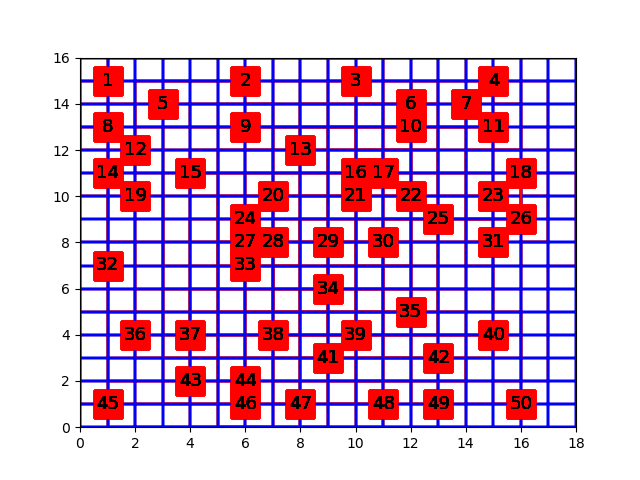

This figure's Python source:
import matplotlib.pyplot as plt
import csv
import random
import copy

import os

class Chip():
    def __init__(self, chip_data, netlist):
        self.height = 0
        self.width = 0
        self.depth = 0
        self.coordinates = []
        self.gates = {}
        self.wires = 0
        
        # Prepare the chip to be worked with
        self.load_grid(chip_data)


        with open(netlist) as connections:
            next(connections)
            connections = [connect.strip('\n') for connect in connections]
            del connections[-1]
            # print(connections)
            # ordered_connections = copy.deepcopy(connections)
            restart = True

            while restart:
                with open('output.csv', 'w', newline='') as file:
                    output = csv.writer(file)
                    output.writerow(["net", "wires"])

                print("test")
                self.coordinates = []
                # self.gates = {}
                self.depth = 0
                self.load_coordinates(0)
                self.load_gates()

                # Manage the visual reprentation of the grid
                plt.xlim([0, self.width - 1])
                plt.ylim([0, self.height - 1])
                # plt.axis('off')
                # print(connections)
                random.shuffle(connections)
                connections.append('')
                # Iterate seperately through all connections
                # print(connections)
                for line in connections:
                    if line == '':
                        restart = False
                        break

                    connect_gates = line.strip("\n").split(",")
                    print(connect_gates)
                    # Connect two gates
                    path = self.move(connect_gates[0], connect_gates[1])

                    if path == None:
                        del connections[-1]
                        break

                    # print(path)
                    # Draw the wires
                    for wires in range(len(path) - 1):
                        self.wires += 1
                        self.wire(path[wires], path[wires + 1], "r")
                    
                    # File the results
                    self.save_csv((connect_gates[0], connect_gates[1]), path)

                    # Visualize the solution
                    plt.savefig('test.png')
    
        # Filter id names
        chip_id = os.path.basename(chip_data).replace("print_", "").replace(".csv",  "")
        net_id = os.path.basename(netlist).replace("netlist_", "").replace(".csv", "")

        with open('dimensions.csv', 'w') as file:
            output = csv.writer(file)
            output.writerow([self.width, self.height, self.depth])

        # Add last line to the file
        with open('output.csv', 'a', newline='') as file:
            output = csv.writer(file)
            output.writerow([f"chip_{chip_id}_net_{net_id}", self.wires])


    # load the grid
    def load_grid(self, chip_data):
        with open(chip_data) as chip_grid:
            next(chip_grid)

            for line in chip_grid:
                gate_info = line.strip("\n").split(",")
                self.gates[gate_info[0]] = {"x_coord": int(gate_info[1]), "y_coord": int(gate_info[2])}

                # find the max x and y coordinate
                if int(gate_info[1]) > self.width:
                    self.width = int(gate_info[1])

                if int(gate_info[2]) > self.height:
                    self.height = int(gate_info[2])
            
            # add borders to the grid
            self.width += 2
            self.height += 2 



    # load all the coordinate classes
    def load_coordinates(self, z):
        # fill the grid
        self.coordinates.append([[0 for x in range(self.width)] for y in range(self.height)])
        print(f"len: {len(self.coordinates)}")
        print(self.depth)
        # iterate over all the grid coordinates
        # TODO draai de x en y waarde om, nu is verwarrend
        for y in range(self.height):
            for x in range(self.width):
                x1 = [x, x+1]
                x2 = [x, x]
                y1 = [y, y]
                y2 = [y, y+1]
                plt.plot(x1, y1, 'b', x2, y2, 'b')
                # print(f"z: {z}")

                coordinate = Coordinate(x, y, z)

                if z > 0:
                    coordinate.connections[x, y, z - 1] = Wire(x, y, z - 1)
                    self.coordinates[z-1][y][x].connections[x, y, z] = Wire(x, y, z)

                if y >= 0 and y < self.height:
                    coordinate.connections[x, y + 1, z] = Wire(x, y + 1, z)

                if y > 0 and y <= self.height:
                    coordinate.connections[x, y - 1, z] = Wire(x, y - 1, z)

                if x >= 0 and x < self.width:
                    coordinate.connections[x + 1, y, z] = Wire(x + 1, y, z)

                if x > 0 and x <= self.width:
                    coordinate.connections[x - 1, y, z] = Wire(x - 1, y, z)
                
                self.coordinates[z][y][x] = coordinate


    # load all the gate classes
    def load_gates(self):
        for gate_id in self.gates:
            gate = self.gates[gate_id]
            gate_object = Gate(gate_id, gate["x_coord"], gate["y_coord"])

            # plot the gate onto the chip
            plt.plot(gate["x_coord"], gate["y_coord"], 'ro', marker = "s", markersize = 20)

            # plot gate label 
            plt.annotate(f"{gate_id}", (gate["x_coord"], gate["y_coord"]), fontsize = 13, ha = "center", va = "center")

            # appoint the gate its position on the grid
            self.coordinates[0][gate["y_coord"]][gate["x_coord"]].gate = gate_object


    def wire(self, source, goal, colour): #direction
        #print(f"source: {source}")
        x = [source[0], goal[0]]
        y = [source[1], goal[1]]
        z = [source[2], goal[2]]
        plt.plot(x, y, colour)
    

    def save_csv(self, net, wires):
        with open('output.csv', 'a', newline='') as results:
            output = csv.writer(results)
            output.writerow([net,wires])
        
    #     with open('3dmodel.csv') as model_file:

    #         next(output)
    

    # def model_prep(self):



    def move(self, source_gate, target_gate):
        

        crossroad = [] #open
        travelled_path = [] #closed

        # Source and target always on z-axis 0
        source_coords = [self.gates[source_gate]["x_coord"], self.gates[source_gate]["y_coord"], 0]
        target_coords = [self.gates[target_gate]["x_coord"], self.gates[target_gate]["y_coord"], 0]
        
        (x, y, z) = target_coords
        # print(target_coords)
        neighbours = [(x-1, y, z), (x, y-1, z), (x, y+1, z), (x+1, y, z), (x, y, z+1), (x, y, z-1)]

        for nodes in neighbours:
            # print("test")
            if nodes[2] < 0:
                # print("test")
                return None

            elif self.coordinates[nodes[2]][nodes[1]][nodes[0]].cost < 300:
                # print("test")
                break
            
            elif nodes == (x, y, z-1):
                return None

        self.calculate_distance(target_coords)

        start_node = Node(source_coords, None, 0)
        goal_node = Node(target_coords, None, 0)

        crossroad.append(start_node)

        while len(crossroad) > 0:
            crossroad.sort()
            current_node = crossroad.pop(0)
            travelled_path.append(current_node)

            # Check if we have reached the goal, return the path
            if current_node == goal_node:
                path = []

                # TODO Dit kan hoogstwaarschijnlijk handiger worden geschreven
                while current_node != start_node:
                    x = current_node.position[0]
                    y = current_node.position[1]
                    z = current_node.position[2]
                    parent_coords = current_node.parent.position
                    # set wire between coordinates
                    self.coordinates[z][y][x].connections[parent_coords[0], parent_coords[1], parent_coords[2]].used = True
                    self.coordinates[parent_coords[2]][parent_coords[1]][parent_coords[0]].connections[x, y, z].used = True
                    if current_node != goal_node and current_node != start_node:
                        self.coordinates[z][y][x].cost = 300

                    path.append(current_node.position)
                    current_node = current_node.parent

                path.append(source_coords) 

                # Return reversed path
                return path[::-1]

            # print(self.coordinates[z][y][x].connections[parent_coords[0], parent_coords[1], parent_coords[2]])

            (x, y, z) = current_node.position

            neighbours = [(x-1, y, z), (x, y-1, z), (x, y+1, z), (x+1, y, z), (x, y, z+1), (x, y, z-1)]
            # print(neighbours)
            # Loop neighbours
            # print(current_node.position)
            for next_door in neighbours:
                # print(next_door)
                if next_door[2] < 0:
                    # print("no 3d")
                    continue

                if next_door[2] > self.depth:
                    # print(next_door)
                    self.depth += 1
                    # print(self.depth)
                    self.load_coordinates(self.depth)
                    self.calculate_distance(target_coords)

                # Check if the node is off the grid
                if next_door[0] < 0 or next_door[0] > self.width - 1 or next_door[1] < 0 or next_door[1] > self.height - 1:
                    # print("off grid")
                    continue

                # Check whether a connection is already being used
                if self.coordinates[z][y][x].connections[next_door].used:
                    # print("used")
                    continue

                next_node = self.coordinates[next_door[2]][next_door[1]][next_door[0]]
                # Create a neighbor node
                neighbour = Node(next_door, current_node, next_node.cost + next_node.distance_to_goal)

                if neighbour != goal_node and self.coordinates[next_door[2]][next_door[1]][next_door[0]].gate != None:
                    continue

                # Check if the neighbor is in the closed list
                if neighbour in travelled_path:
                    continue

                # Check if neighbor is in open list and if it has a lower cost value
                if(self.add_to_open(crossroad, neighbour, goal_node) == True):
                    # Everything is green, add neighbor to open list
                    crossroad.append(neighbour)
        
        path = []
        # Return None, no path is found
        while current_node != start_node:
            # print("test")
            x = current_node.position[0]
            y = current_node.position[1]
            z = current_node.position[2]
            parent_coords = current_node.parent.position
            # set wire between coordinates
            self.coordinates[z][y][x].connections[parent_coords[0], parent_coords[1], parent_coords[2]].used = True
            self.coordinates[parent_coords[2]][parent_coords[1]][parent_coords[0]].connections[x, y, z].used = True
            self.coordinates[z][y][x].cost = 300

            path.append(current_node.position)
            current_node = current_node.parent

        path.append(source_coords) 

        # Return reversed path
        return path[::-1]
        # return None


    def calculate_distance(self, target_coords):
        # print(f"target: {target_coords}")
        # print(f"target x: {target_coords[0]}")
        for z in self.coordinates:
            # print(f"z: {z}")
            for y in z:
                try:
                    for x in y:
                        x.distance_to_goal = abs(x.x_coord - target_coords[0])
                        x.distance_to_goal += abs(x.y_coord - target_coords[1])
                        x.distance_to_goal += abs(x.z_coord - target_coords[2])
                except AttributeError:
                    # print(z)
                    # print(self.width)
                    # print(self.height)
                    # print(self.depth)
                    # print(f"len: {test for test in self.coordinates}")
                    x.distance_to_goal = abs(x.x_coord - target_coords[0])
                
                    # print(x.x_coord, x.y_coord, x.z_coord)
                    # print(x.distance_to_goal)


    # Check if a neighbor should be added to open list
    def add_to_open(self, crossroad, neighbour, goal_node):
        # print(crossroad)
        for node in crossroad:
            if node.cost < neighbour.cost and node != goal_node:
                # print(node.cost, neighbour.cost)
                return False
        
        return True


class Node():
    def __init__(self, position, parent, cost):
        self.position = [position[0], position[1], position[2]]
        self.parent = parent
        self.cost = cost
    
    # Compare nodes
    def __eq__(self, other):
        return self.position == other.position

    # Sort nodes
    def __lt__(self, other):
         return self.cost < other.cost

        # Print node
    def __repr__(self):
        return ('({0},{1})'.format(self.position, self.cost))


class Coordinate(): 
    def __init__(self, x, y, z):
        self.x_coord = x
        self.y_coord = y
        self.z_coord = z
        self.gate = None
        # north, east, south, west, up, down
        self.connections = {}
        self.cost = 1
        self.distance_to_goal = 0 


class Gate():
    def __init__(self, gate_id, x, y):
        self.gate_id = gate_id
        self.x_coord = x
        self.y_coord = y


class Wire():
    # stores wire found by algorithm 
    def __init__(self, x, y, z):
        # self.wire_id = wire_id
        self.x = x
        self.y = y
        self.z = z
        self.used = False
        self.total_cost = 0

    def add_wire(self, to_node, cost):
        pass
        # stores node objects
        # self.nodes.append(to_node)
        # self.total_cost += cost
